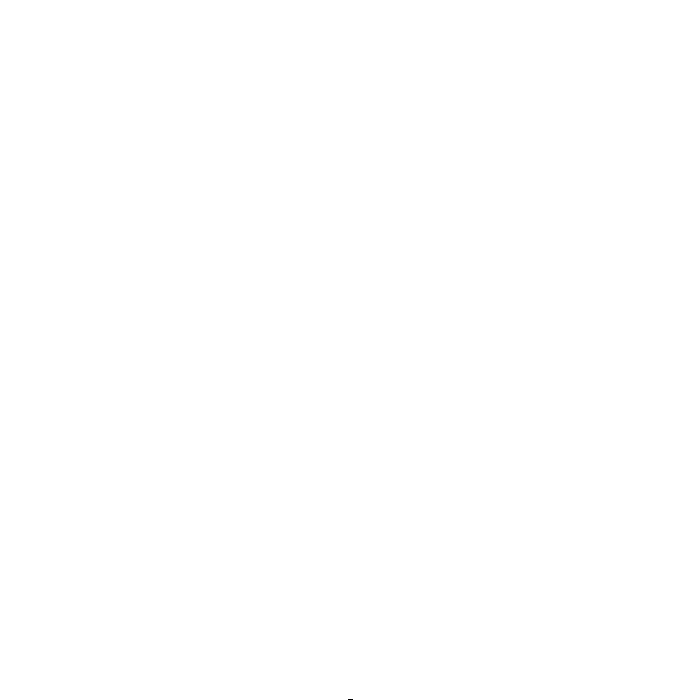
Frame 1 (no input)
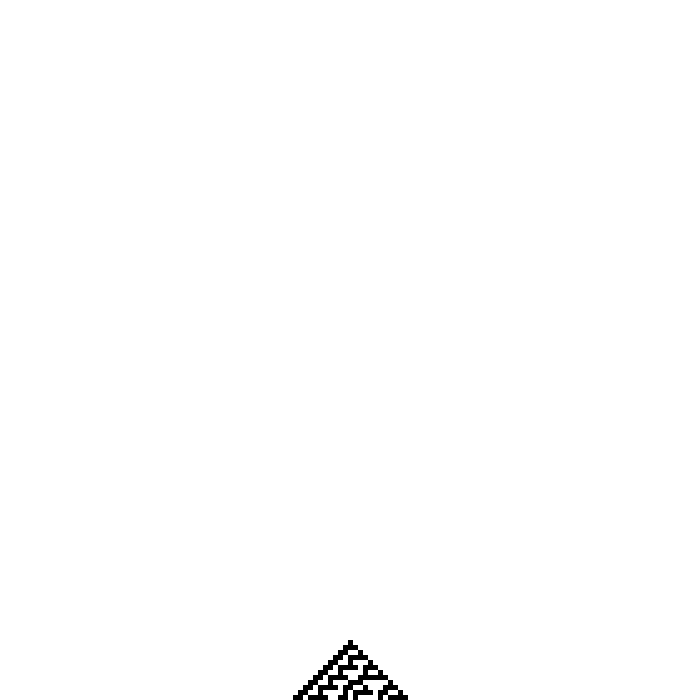
Frame 60 (the mouse pressed at the canvas centre just before this capture)
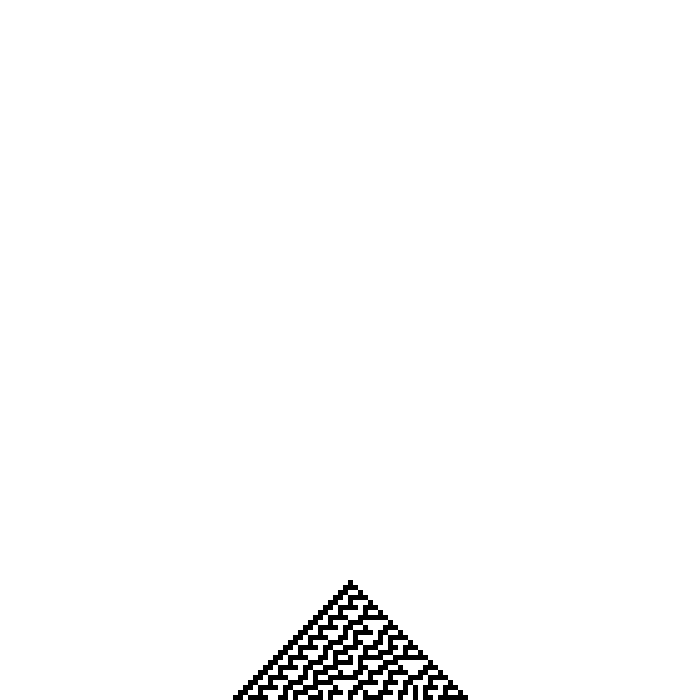
Frame 120 (the mouse held since frame 60 and released just before this capture)

The Processing sketch that drew these frames (run headless with seeded random() and noise(); from frame 60 on, the mouse is pressed at the canvas centre):

// Processing sketch: generative_art_j123
// ── generative_art_j123.pde
ArrayList<IntList> generations;
IntList generation;
int gen;
int cells;
int cellSize = 5;

void setup() {
  size(700, 700);
  frameRate(30);
  noStroke();
  fill(0);
  generations = new ArrayList<IntList>();
  generation = new IntList();
  gen = 0;
  cells = 5;
  for (int i = 0; i < cells; i++) {
    if (i == 2)
      generation.append(1);
    else
      generation.append(0);
  }
  generations.add(generation);
}

void draw() {
  background(255);
  for (int i = 0; i < generations.size(); i++) {
    for (int j = 0; j < generations.get(i).size(); j++) {
      if (generations.get(i).get(j) == 1) {
        int origin = width/2 - (generations.get(i).size()*cellSize)/2;
        square(origin+j*cellSize, (height-frameCount)+i*cellSize, cellSize);
      }
    }
  }
  if(frameCount%cellSize == 0) {
    gen++;
    cells += 2;
    generation = new IntList();
    generation.append(0);
    generation.append(0);
    for (int i = 2; i < cells - 2; i++) {
      if (    (generations.get(gen-1).get(i-2) == 1 && generations.get(gen-1).get(i-1) == 0 && generations.get(gen-1).get(i) == 0)
           || (generations.get(gen-1).get(i-2) == 0 && generations.get(gen-1).get(i-1) == 1 && generations.get(gen-1).get(i) == 1)
           || (generations.get(gen-1).get(i-2) == 0 && generations.get(gen-1).get(i-1) == 1 && generations.get(gen-1).get(i) == 0)
           || (generations.get(gen-1).get(i-2) == 0 && generations.get(gen-1).get(i-1) == 0 && generations.get(gen-1).get(i) == 1))
        generation.append(1);
      else
        generation.append(0);
    }
    generation.append(0);
    generation.append(0);
    generations.add(generation);
  }
}
